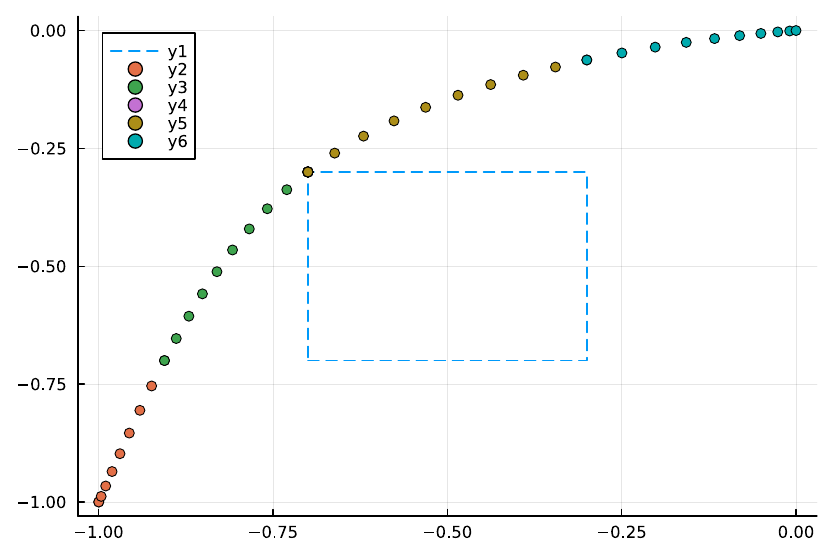

Write Julia code to recreate this figure.
using JuMP, Ipopt
using Plots

A = [0 0 1 0; 0 0 0 1; 0 0 0 0; 0 0 0 0]
B = [0 0; 0 0; 1 0; 0 1]
T = 10

m = Model(Ipopt.Optimizer)
@variable m x[1:5,1:T,1:4]
@variable m u[1:5,1:T,1:2]
@variable m h[1:5] .>= 0 start=1/T
@objective m Min sum(h[i]*(sum(x[i,:,:].^2) + sum(u[i,:,:].^2)) for i=1:5) + sum(h*T)
@constraint m [i=1:5] x[i,2:end,:]' .== x[i,1:end-1,:]' + h[i]*A*x[i,1:end-1,:]' + h[i]*B*u[i,1:end-1,:]'

@constraint m x[1,1,:] .== [-1, -1, 0, 0]
@constraint m x[1,end,:] .== x[2,1,:]
@constraint m x[2,end,:] .== x[3,1,:]
@constraint m x[3,end,:] .== x[4,1,:]
@constraint m x[4,end,:] .== x[5,1,:]
@constraint m x[5,end,:] .== [0, 0, 0, 0]

@constraint m [-1.0 -1.0] .<= x[1,:,1:2]; @constraint m x[1,:,1:2] .<= [-0.7 -0.7]
@constraint m [-1.0 -0.7] .<= x[2,:,1:2]; @constraint m x[2,:,1:2] .<= [-0.7 -0.3]
@constraint m [-1.0 -0.3] .<= x[3,:,1:2]; @constraint m x[3,:,1:2] .<= [-0.7 -0.0]
@constraint m [-0.7 -0.3] .<= x[4,:,1:2]; @constraint m x[4,:,1:2] .<= [-0.3 -0.0]
@constraint m [-0.3 -0.3] .<= x[5,:,1:2]; @constraint m x[5,:,1:2] .<= [-0.0 -0.0]

optimize!(m)

plot([-0.7, -0.3, -0.3, -0.7, -0.7], [-0.7, -0.7, -0.3, -0.3, -0.7], linestyle=:dash)
scatter!(value.(x[1,:,1]), value.(x[1,:,2]))
scatter!(value.(x[2,:,1]), value.(x[2,:,2]))
scatter!(value.(x[3,:,1]), value.(x[3,:,2]))
scatter!(value.(x[4,:,1]), value.(x[4,:,2]))
scatter!(value.(x[5,:,1]), value.(x[5,:,2]))
savefig("test/ipopt.pdf")
